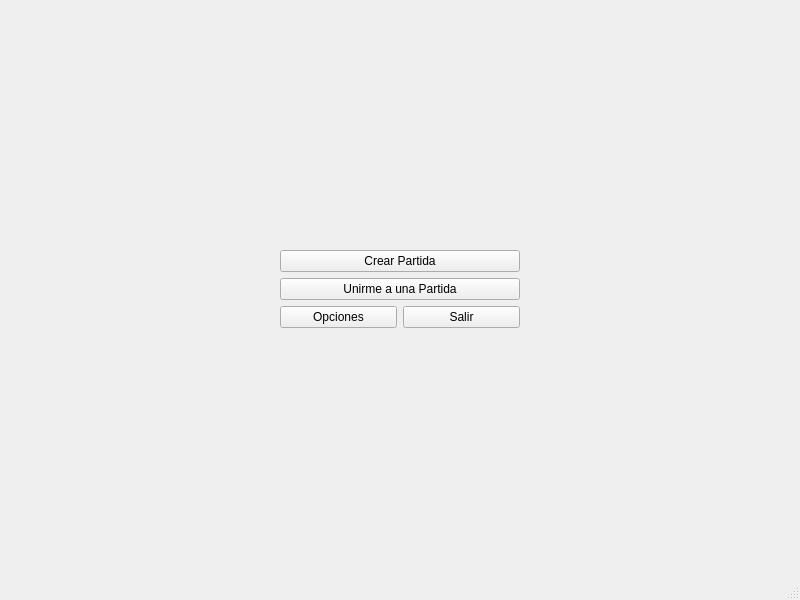
<?xml version="1.0" encoding="UTF-8"?>
<ui version="4.0">
 <class>MainWindow</class>
 <widget class="QMainWindow" name="MainWindow">
  <property name="geometry">
   <rect>
    <x>0</x>
    <y>0</y>
    <width>800</width>
    <height>600</height>
   </rect>
  </property>
  <property name="windowTitle">
   <string>MainWindow</string>
  </property>
  <widget class="QWidget" name="centralwidget">
   <layout class="QHBoxLayout" name="horizontalLayout">
    <item>
     <spacer name="horizontalSpacer_2">
      <property name="orientation">
       <enum>Qt::Horizontal</enum>
      </property>
      <property name="sizeHint" stdset="0">
       <size>
        <width>40</width>
        <height>20</height>
       </size>
      </property>
     </spacer>
    </item>
    <item>
     <layout class="QVBoxLayout" name="verticalLayout">
      <property name="leftMargin">
       <number>10</number>
      </property>
      <property name="rightMargin">
       <number>10</number>
      </property>
      <item>
       <spacer name="verticalSpacer">
        <property name="orientation">
         <enum>Qt::Vertical</enum>
        </property>
        <property name="sizeHint" stdset="0">
         <size>
          <width>20</width>
          <height>40</height>
         </size>
        </property>
       </spacer>
      </item>
      <item>
       <widget class="QPushButton" name="createMatchBT">
        <property name="text">
         <string>Crear Partida</string>
        </property>
       </widget>
      </item>
      <item>
       <widget class="QPushButton" name="joinMatchBT">
        <property name="text">
         <string>Unirme a una Partida</string>
        </property>
       </widget>
      </item>
      <item>
       <layout class="QHBoxLayout" name="horizontalLayout_2">
        <item>
         <widget class="QPushButton" name="optionBT">
          <property name="sizePolicy">
           <sizepolicy hsizetype="Expanding" vsizetype="Fixed">
            <horstretch>0</horstretch>
            <verstretch>0</verstretch>
           </sizepolicy>
          </property>
          <property name="text">
           <string>Opciones</string>
          </property>
         </widget>
        </item>
        <item>
         <widget class="QPushButton" name="quitBT">
          <property name="sizePolicy">
           <sizepolicy hsizetype="Expanding" vsizetype="Ignored">
            <horstretch>0</horstretch>
            <verstretch>0</verstretch>
           </sizepolicy>
          </property>
          <property name="text">
           <string>Salir</string>
          </property>
         </widget>
        </item>
       </layout>
      </item>
      <item>
       <spacer name="verticalSpacer_2">
        <property name="orientation">
         <enum>Qt::Vertical</enum>
        </property>
        <property name="sizeHint" stdset="0">
         <size>
          <width>20</width>
          <height>40</height>
         </size>
        </property>
       </spacer>
      </item>
     </layout>
    </item>
    <item>
     <spacer name="horizontalSpacer_3">
      <property name="orientation">
       <enum>Qt::Horizontal</enum>
      </property>
      <property name="sizeHint" stdset="0">
       <size>
        <width>40</width>
        <height>20</height>
       </size>
      </property>
     </spacer>
    </item>
   </layout>
  </widget>
  <widget class="QMenuBar" name="menubar">
   <property name="geometry">
    <rect>
     <x>0</x>
     <y>0</y>
     <width>800</width>
     <height>22</height>
    </rect>
   </property>
  </widget>
  <widget class="QStatusBar" name="statusbar"/>
 </widget>
 <resources/>
 <connections/>
</ui>
